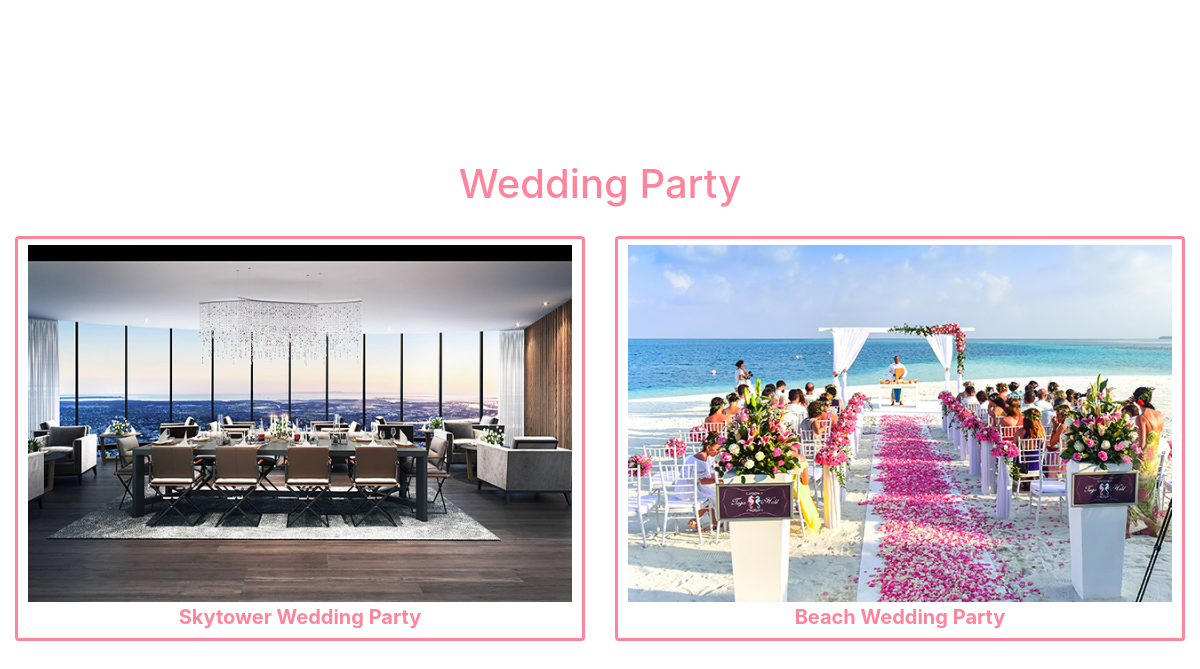
Screenshot of /wedding.php with the database file from the repository.
### tables this page shows
CREATE TABLE `service` (
  `service_id` int(8) NOT NULL,
  `service_name` varchar(50) NOT NULL,
  `price` int(6) NOT NULL,
  `product_detail` varchar(500) NOT NULL,
  `paypalid` varchar(50) NOT NULL,
  `assertid` varchar(50) NOT NULL
);

### dbtools.inc.php (called while the page is built, shortened)
<?php
  function execute_sql($link, $database, $sql)
  {
    mysqli_select_db($link, $database)
      or die("Fail to open database: " . mysqli_error($link));
    $result = mysqli_query($link, $sql);
    return $result;
  }
?>

### wedding.php (the view, shortened to what this page needs)
<!DOCTYPE html>
<html lang="en">
  <head>
    <link href="bootstrap/css/bootstrap.min.css" rel="stylesheet">
    <link href="css/basic.css" rel="stylesheet">
    <link href="css/service.css" rel="stylesheet">
  </head>
  <body>
    <h1>Wedding Party</h1>
    <div class="container-fluid">
        <div class="row">
            <?php
                function findValue($productid){
                    include_once("dbtools.inc.php");
                    $link = create_connection();
                    $sql = "SELECT * FROM service WHERE service_id = $productid";
                    $result = execute_sql($link, "moment", $sql) or die(mysqli_error($link));
                    $row = mysqli_fetch_assoc($result);
                    $name = $row['service_name'];
                    $price = $row['price'];
                    $detail = $row['product_detail'];
                    $paypalid = $row['paypalid'];
                    $assertid = $row['assertid'];
                }
            ?>
                    <div class='col-lg-6'>
                        <?php findValue("5"); ?>
                        <button  class="logbutton" onclick="openbox(<?php echo $paypalid; ?> , <?php echo "'".$assertid."'"; ?> ,<?php echo "'".$name."'"; ?> ,<?php echo "'".$price."'"; ?>,<?php echo "'".$detail."'"; ?>)" > <img src= <?php echo '"'.$assertid.'"'; ?> width="100%"><?php echo $name; ?></button>
                    </div>
                    <div class='col-lg-6'>
                        <?php findValue("6"); ?>
                        <button  class="logbutton" onclick="openbox(<?php echo $paypalid; ?> , <?php echo "'".$assertid."'"; ?> ,<?php echo "'".$name."'"; ?> ,<?php echo "'".$price."'"; ?>,<?php echo "'".$detail."'"; ?>)" > <img src= <?php echo '"'.$assertid.'"'; ?> width="100%"><?php echo $name; ?></button>
                    </div>
        </div>
    </div>
  </body>
</html>

### css/basic.css (style rules this page uses)
.logbutton { color: #ff849c; border: solid #ff849c; border-radius: 4px; cursor: pointer; font-size:20px; background-color: transparent; }
button { color: #ff849c; padding: 6px 10px; border: solid #ff849c; border-radius: 4px; cursor: pointer; font-weight: bold; background: white; }

### css/service.css (style rules this page uses)
body, html { height: 100%; background-color: transparent; position: relative; color: #ff849c; }
h1 { text-align: center; padding-top: 150px; padding-bottom: 20px; margin-top: 10px; }

### rows the page displays
service: assertid (picture), service_name "Skytower Wedding Party"
service: assertid (picture), service_name "Beach Wedding Party"
